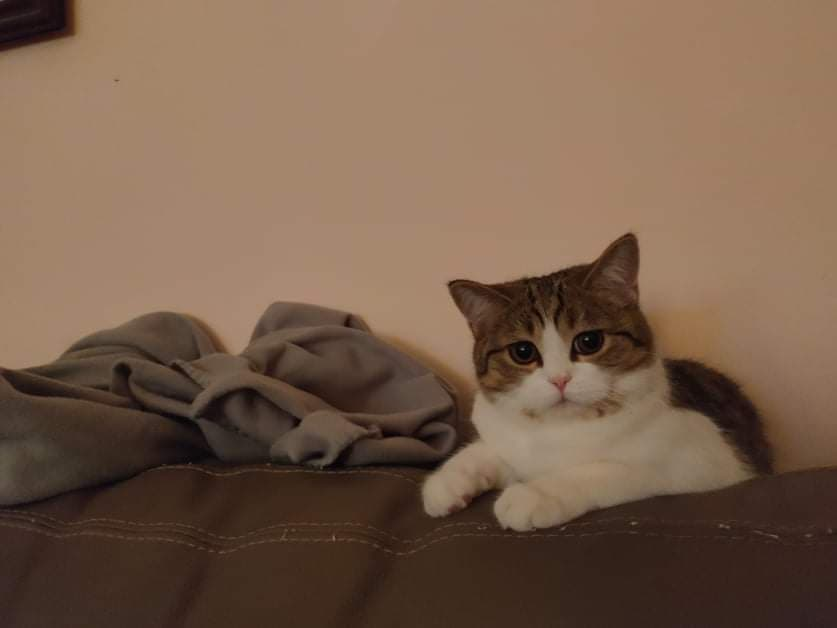
#> input picture Application/opencv/photos/liza.jpg, 837 x 628 px
$ python draw.py
#> lines starting #> are read from the running program, lines starting #| are printed output that depends on the picture
import cv2 as cv
import numpy as np
# ako zelimo da radimo sa praznom slikom tj da je sami kreiramo
blank = np.zeros((500, 500, 3), dtype='uint8')
# 500, 500, 3 znaci sirina, visina i broj kanala za boje
#cv.imshow('Prazno', blank)
# ako zelimo da radimo sa slikom koja vec postoji
img = cv.imread('../photos/liza.jpg')
#> img is the input picture: shape (628, 837, 3); mean B, G, R 74.9, 94, 119.6
#cv.imshow('Macka', img)
# bojimo sliku nekom bojom
# blank[:]= 0,255,0 #pristupamo svim pikselima slike i postavljamo njihovu vrednost na zelenu
blank[200:300, 300:400] = 0, 0, 255
# mozemo da crtamo pravougaonik
cv.rectangle(img, (0, 0),
             (img.shape[1]//2,img.shape[0]//2), (0, 255, 0), thickness=cv.FILLED)
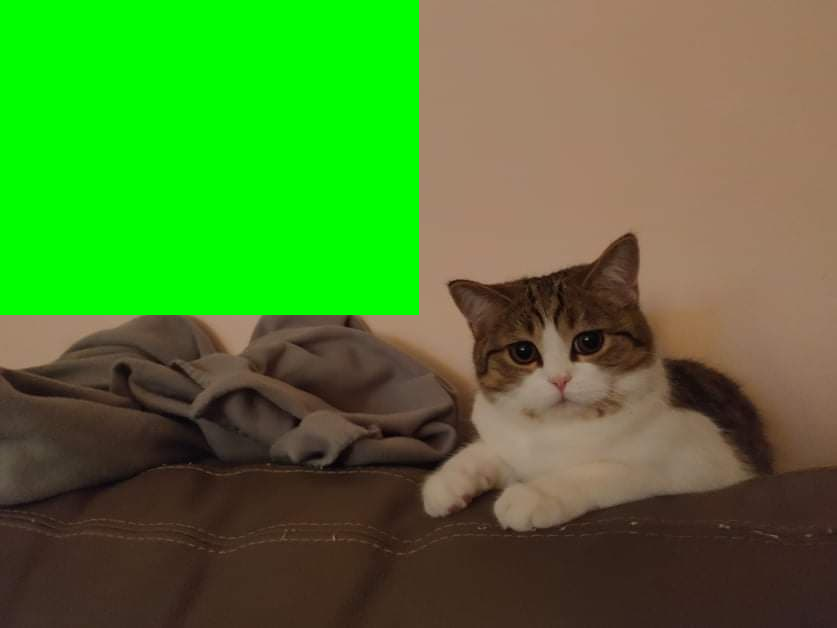
#> img: shape (628, 837, 3); mean B, G, R 48.3, 125.4, 79.5

#cv.imshow('Zeleno', blank)
#moze da se crta i krug
cv.circle(img, (250,250), 40, (0,0,255), thickness=-1) #ako se thickness stavi na -1 to znaci da se vrsi ispuna
#ovde su parametri centar kruga, poluprecnik, boja i debljina linije kojom je iscrtan
#vodi racuna da je BGR konvencija, a ne RGB
#cv.imshow('Krug',blank)
#crtanje li
cv.line(img, (0,0) ,(250,250), (255,0,0), thickness=3)
#cv.imshow('Linija',blank)
#pisanje teksta po slici
cv.putText(img, 'Macka', (225,225), cv.FONT_HERSHEY_TRIPLEX, 1.0, (255,255,255), 2)
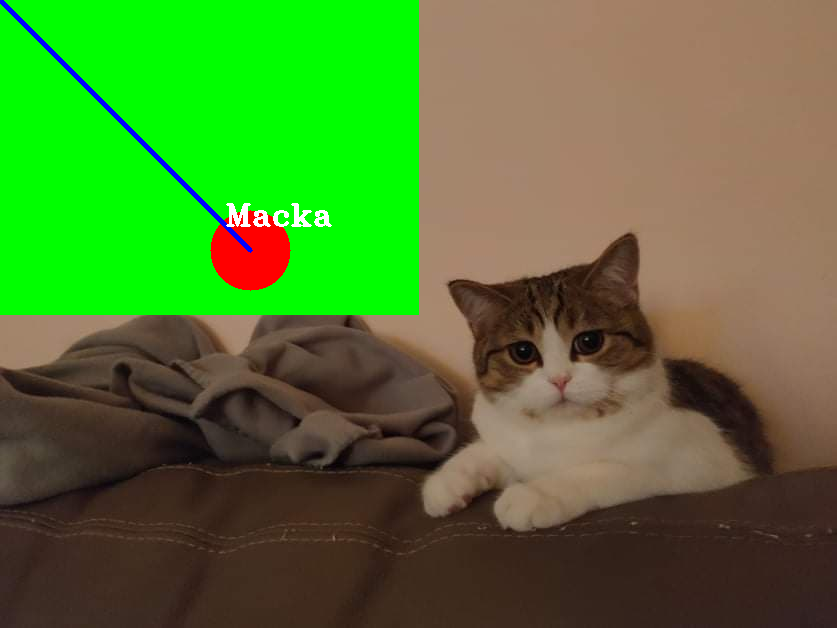
#> img: shape (628, 837, 3); mean B, G, R 49.7, 122.4, 82.1
cv.imshow('Prikaz crtanja po slici', img)
cv.waitKey(0)
